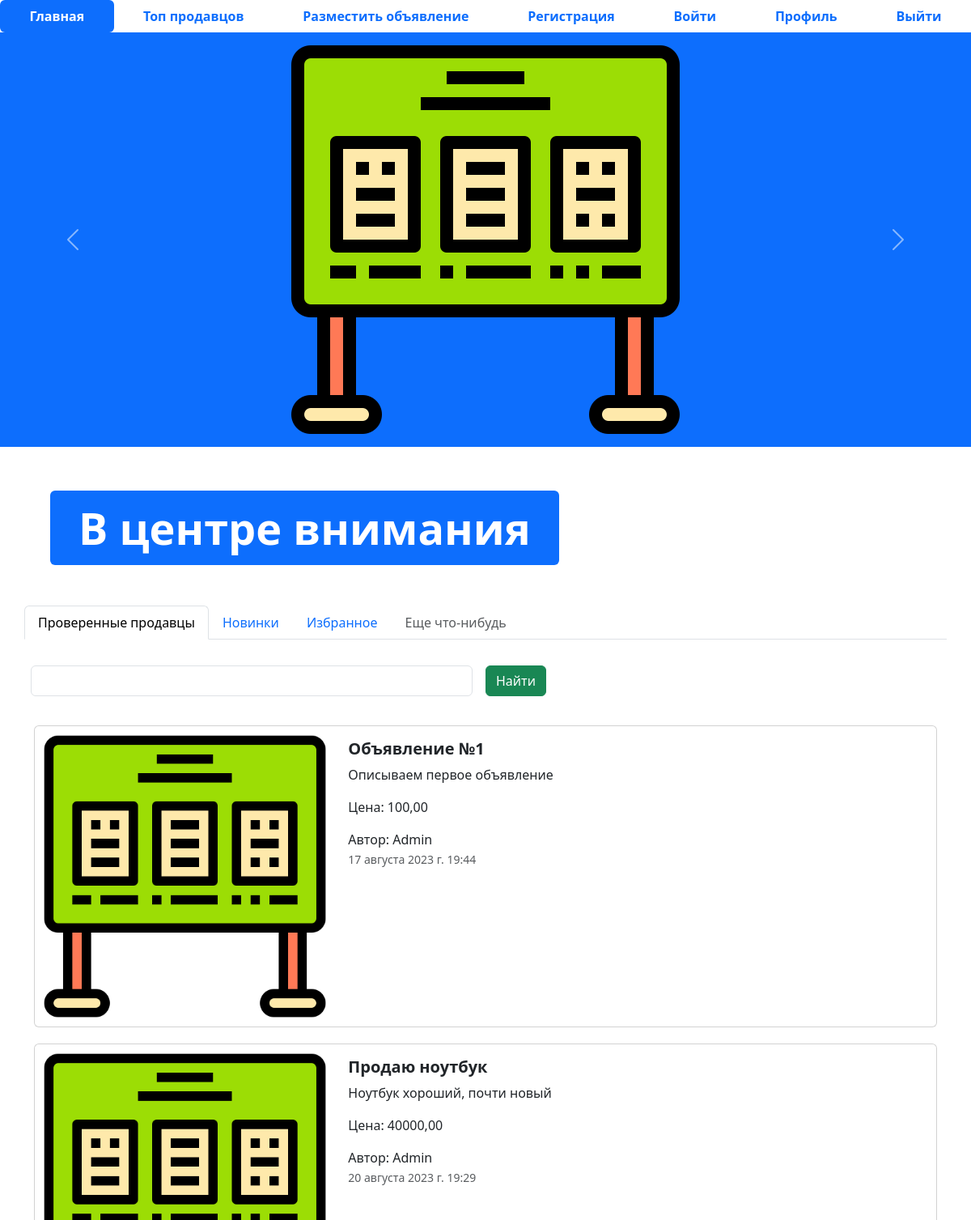
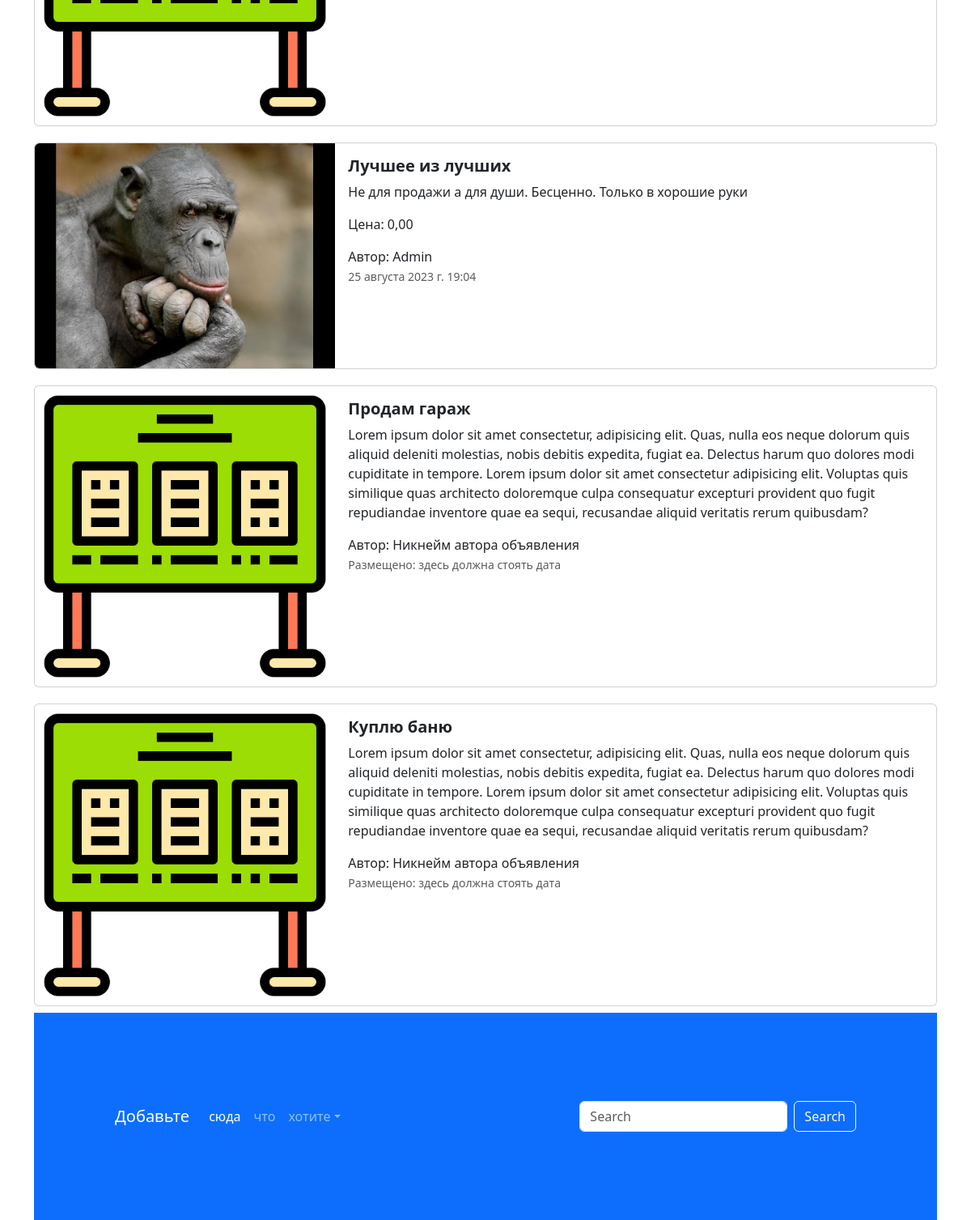
The page / on the database its author committed (2 pictures, top to bottom).
### app_advertisements/models.py (models this page shows, shortened)
class Advertisement(models.Model):
    user = models.ForeignKey(User, verbose_name="Пользователь", on_delete= models.CASCADE)
    title = models.CharField('Название', max_length=100)
    description = models.TextField('Описание')
    price = models.DecimalField('Цена', max_digits=7, decimal_places=2)
    auction = models.BooleanField('Запрос скидки', help_text='Отметьте, если скдидки возможны')
    created_at = models.DateTimeField(auto_now_add=True)
    updated_at = models.DateTimeField(auto_now=True)
    image = models.ImageField('Изображение', upload_to= 'advertisement/')
    class Meta:
        db_table = 'advertisements'

### app_advertisements/views.py (the view)
# urls.py: path('', index, name=''),
def index(request):
    advertisement = Advertisement.objects.all()
    ''' QuerySet[ < Advertisement: Advertisement(id=1,title=Объявление №1, price = 100.00) >,
     < Advertisement: Advertisement(id=2, title=Продаю ноутбук, price = 40000.00) >] '''
    context = {"advertisement" : advertisement}
    return render(request, "index.html", context=context)  # можно вместо context=context просто context

### templates/index.html (shortened to what this page needs)
{% extends 'base.html' %}
{% load static %}
{% block main %}"nav-link active"{% endblock %}
{% block content %}
<div id="carouselExampleControls" class="carousel slide bg-primary" data-bs-ride="carousel">
  <div class="carousel-inner">
    <div class="carousel-item active">
      <img src="{% static 'img/comercial.png' %}" class="mx-auto d-block w-33" alt="...">
    </div>
  </div>
  <button class="carousel-control-prev" type="button" data-bs-target="#carouselExampleControls" data-bs-slide="prev">
    <span class="carousel-control-prev-icon" aria-hidden="true"></span>
  </button>
  <button class="carousel-control-next" type="button" data-bs-target="#carouselExampleControls" data-bs-slide="next">
    <span class="carousel-control-next-icon" aria-hidden="true"></span>
  </button>
</div>
<div class="container" style="margin: 50px;">
  <div class="display-2">
    <span class="badge bg-primary">В центре внимания</span>
  </div>
</div>
<div class="container">
  <div class="row">
    <ul class="nav nav-tabs bg-white">
      <li class="nav-item">
        <a class="nav-link active" aria-current="page" href="#">Проверенные продавцы</a>
      </li>
      <li class="nav-item">
        <a class="nav-link" href="#">Новинки</a>
      </li>
      <li class="nav-item">
        <a class="nav-link" href="#">Избранное</a>
      </li>
      <li class="nav-item">
        <a class="nav-link disabled" href="#" tabindex="-1" aria-disabled="true">Еще что-нибудь</a>
      </li>
    </ul>
    <form class="row g-3">
      <div class="col-auto w-50">
        <input type="text" class="form-control">
      </div>
      <div class="col-auto">
        <button type="submit" class="btn btn-success mb-3">Найти</button>
      </div>
    </form>
  </div>
  {% for adv in advertisement %}
  <div class="col">
    <div class="card mb-2" style="max-width: 1200px; margin-top: 20px;">
      <div class="row g-0">
        <div class="col-md-4">
          <a href="advertisement.html" class="nav-link">
            <img src="{% if adv.image != '1' %}{{ adv.image.url }} {% else %} {% static "img/comercial.png" %} {% endif %}" class="img-fluid rounded-start" alt="Card title">
          </a>
        </div>
        <div class="col-md-8">
          <div class="card-body">
            <h5 class="card-title">
              <a href="advertisement.html" class="nav-link"><strong>{{ adv.title }}</strong></a>
            </h5>
            <a href="advertisement.html" class="nav-link">
              <p class="card-text">
                {{ adv.description }}
              </p>
              <p class="card-text">
              <span>Цена: {{ adv.price }}</span>
                </p>
              <span>Автор: {{ adv.user }}</span>
              <p class="card-text"><small class="text-muted">{{ adv.created_at }}</small></p>
            </a>
          </div>
        </div>
      </div>
    </div>
      {% endfor %}
    <div class="card mb-2" style="max-width: 1200px; margin-top: 20px;">
      <div class="row g-0">
        <div class="col-md-4">
          <a href="advertisement.html" class="nav-link">
            <img src="{% static "img/comercial.png" %}" class="img-fluid rounded-start" alt="Card title">
          </a>
        </div>
        <div class="col-md-8">
          <div class="card-body">
            <h5 class="card-title">
              <a href="advertisement.html" class="nav-link"><strong>Продам гараж</strong></a>
            </h5>
            <a href="advertisement.html" class="nav-link">
              <p class="card-text">
                Lorem ipsum dolor sit amet consectetur, adipisicing elit. Quas, nulla eos neque dolorum quis aliquid
                deleniti molestias, nobis debitis expedita, fugiat ea. Delectus harum quo dolores modi cupiditate in
                tempore. Lorem ipsum dolor sit amet consectetur adipisicing elit. Voluptas quis similique quas
                architecto doloremque culpa consequatur excepturi provident quo fugit repudiandae inventore quae ea
                sequi, recusandae aliquid veritatis rerum quibusdam?
              </p>
              <span>Автор: Никнейм автора объявления</span>
              <p class="card-text"><small class="text-muted">Размещено: здесь должна стоять дата</small></p>
            </a>
          </div>
        </div>
      </div>
    </div>
    <div class="card mb-2" style="max-width: 1200px; margin-top: 20px;">
      <div class="row g-0">
        <div class="col-md-4">
          <a href="advertisement.html" class="nav-link">
            <img src= {% static "img/comercial.png" %} class="img-fluid rounded-start" alt="Card title">
          </a>
        </div>
        <div class="col-md-8">
          <div class="card-body">
            <h5 class="card-title">
              <a href="advertisement.html" class="nav-link"><strong>Куплю баню</strong></a>
            </h5>
            <a href="advertisement.html" class="nav-link">
              <p class="card-text">
                Lorem ipsum dolor sit amet consectetur, adipisicing elit. Quas, nulla eos neque dolorum quis aliquid
                deleniti molestias, nobis debitis expedita, fugiat ea. Delectus harum quo dolores modi cupiditate in
                tempore. Lorem ipsum dolor sit amet consectetur adipisicing elit. Voluptas quis similique quas
                architecto doloremque culpa consequatur excepturi provident quo fugit repudiandae inventore quae ea
                sequi, recusandae aliquid veritatis rerum quibusdam?
              </p>
              <span>Автор: Никнейм автора объявления</span>
              <p class="card-text"><small class="text-muted">Размещено: здесь должна стоять дата</small></p>
            </a>
          </div>
        </div>
      </div>
    </div>
  </div>
</div>
{% endblock %}

### templates/base.html (shortened to what this page needs)
{% block head %}
<!DOCTYPE html>
<html lang="en">
<head>
  {% load static %}
  <link href="{% static 'css/bootstrap.min.css' %}" rel="stylesheet">
  <link rel="stylesheet" href="{% static 'css/fontello.css' %}">
</head>
{% endblock %}
<body>
{% block menu %}
<ul class="nav nav-pills sticky-top bg-white nav-fill">
  <li class="nav-item">
    <a class={% block main %}"nav-link"{% endblock %} aria-current="page" href={% url '' %}>
      <span style="font-weight: bold;">Главная</span>
  </li>
  <li class="nav-item">
    <a class={% block top_seiiers %}"nav-link"{% endblock %} href={% url 'top-sellers' %}><span style="font-weight: bold;">Топ продавцов</span>
    </a>
  </li>
  <li class="nav-item">
    <a class={% block advertisement-post %}"nav-link"{% endblock %} href={% url 'advertisement-post' %}>
      <span style="font-weight: bold;">Разместить объявление</span>
    </a>
  </li>
  <li class="nav-item">
    <a class={% block register %}"nav-link"{% endblock %} href={% url 'register' %}>
      <span style="font-weight: bold;">Регистрация</span>
    </a>
  </li>
  <li class="nav-item">
    <a class={% block login %}"nav-link"{% endblock %} href={% url 'login' %}>
      <span style="font-weight: bold;">Войти</span>
    </a>
  </li>
  <li class="nav-item">
    <a class={% block profile %}"nav-link"{% endblock %} href={% url 'profile' %}>
      <span style="font-weight: bold;">Профиль</span>
    </a>
  </li>
  <li class="nav-item">
    <a class="nav-link" href="#">
      <span style="font-weight: bold;">Выйти</span>
    </a>
  </li>
</ul>
{% endblock %}
{% block content %}
{% endblock %}
{% block footer %}
  <footer style="padding: 100px;" class="bg-primary">
    <nav class="navbar navbar-expand-sm navbar-dark">
      <a class="navbar-brand" href="#">Добавьте</a>
      <div class="collapse navbar-collapse" id="collapsibleNavId">
        <ul class="navbar-nav me-auto mt-2 mt-lg-0">
          <li class="nav-item">
            <a class="nav-link active" href="#" aria-current="page">сюда</a>
          </li>
          <li class="nav-item">
            <a class="nav-link" href="#">что</a>
          </li>
          <li class="nav-item dropdown">
            <a class="nav-link dropdown-toggle" href="#" id="dropdownId" data-bs-toggle="dropdown" aria-haspopup="true"
              aria-expanded="false">хотите</a>
          </li>
        </ul>
        <form class="d-flex my-2 my-lg-0">
          <input class="form-control me-sm-2" type="text" placeholder="Search">
          <button class="btn btn-outline-light my-2 my-sm-0" type="submit">Search</button>
        </form>
      </div>
    </nav>
  </footer>
{% endblock %}
 </body>
</html>

### rows shown on the page
Advertisement: title "Объявление №1", description "Описываем первое объявление", price "100,00", user "Admin", created_at "17 августа 2023 г. 19:44"
Advertisement: title "Продаю ноутбук", description "Ноутбук хороший, почти новый", price "40000,00", user "Admin", created_at "20 августа 2023 г. 19:29"
Advertisement: image (placeholder picture), title "Лучшее из лучших", description "Не для продажи а для души. Бесценно. Только в хорошие руки", price "0,00", user "Admin", created_at "25 августа 2023 г. 19:04"
